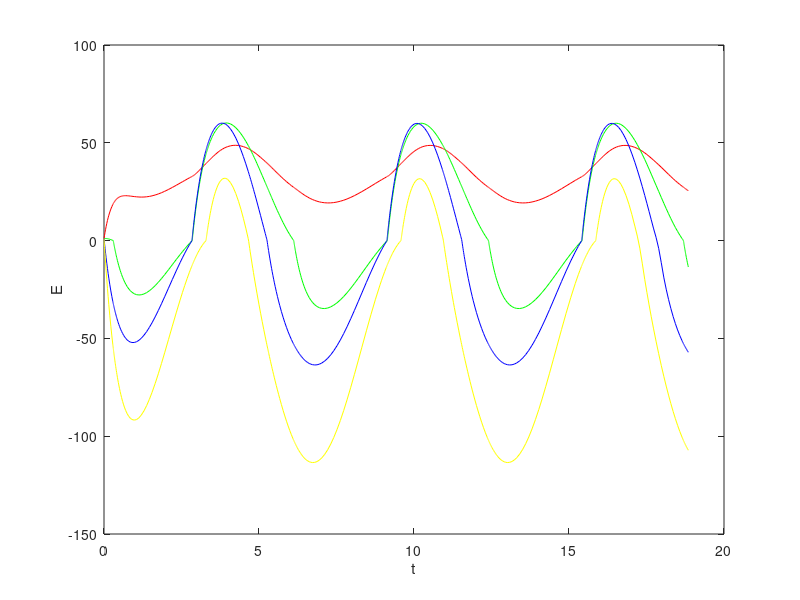

MATLAB code to generate this figure:
function Coupled
    clf;
    %params
    A = 193;
    B = 2.1;
    Fb = 4;
    F = 0;
    x1 = 0;
    x2 = .33;
    x3 = .67;
    x4 = 1;
    fig = figure('Name', 'Multiple Latitudes With Heat Transport', 'NumberTitle', 'off');
    G = @(t, E) [getAlbedo(E(1), x1)*getSeasonal(x1, t)-(A+B*E(1))+(1-x1*x1)*(mean(E)-E(1))+Fb+F;
                    getAlbedo(E(2), x2)*getSeasonal(x2, t)-(A+B*E(2))+(1-x2*x2)*(mean(E)-E(2))+Fb+F;
                        getAlbedo(E(3), x3)*getSeasonal(x3, t)-(A+B*E(3))+(1-x3*x3)*(mean(E)-E(3))+Fb+F;
                            getAlbedo(E(4), x4)*getSeasonal(x4, t)-(A+B*E(4))+(1-x4*x4)*(mean(E)-E(4))+Fb+F];
    [t E] = ode45(G, [0 6*pi], [1, 1, 1, 1]);
    plot(t, E(:,1), 'r', t, E(:,2), 'g', t, E(:,3), 'b', t, E(:,4), 'y'); hold on;
    xlabel("t");
    ylabel("E");
    %x=1;
    %t = linspace(0, 6*pi, 100);
    %E = linspace(0,1,100);
    %for ix=linspace(2,length(t),length(t)-1)
        %ix
        %E(ix) = (getAlbedo(E(ix-1),x)*(S0-S2*x*x)+Fb+F-A)/B+(a0-a2*x*x)*(S1*x)*(w*sin(w*t(ix)+pi)+B*cos(w*t(ix)+pi))/(w*w+B*B);
    %end
    %plot(t,E); hold on;
end

function albedo=getAlbedo(E, x)
    a0 = 0.7;
    a2 = 0.1;
    ai = 0.4;
    if E > 0
        albedo=a0-a2*(x*x);
    else
        albedo = ai;
    end
end

function season=getSeasonal(x, t)
    S0 = 420;
    S1 = 338;
    S2 = 240;
    w = 1;
    season = S0-S1*x*cos(w*t)-S2*x*x;
end